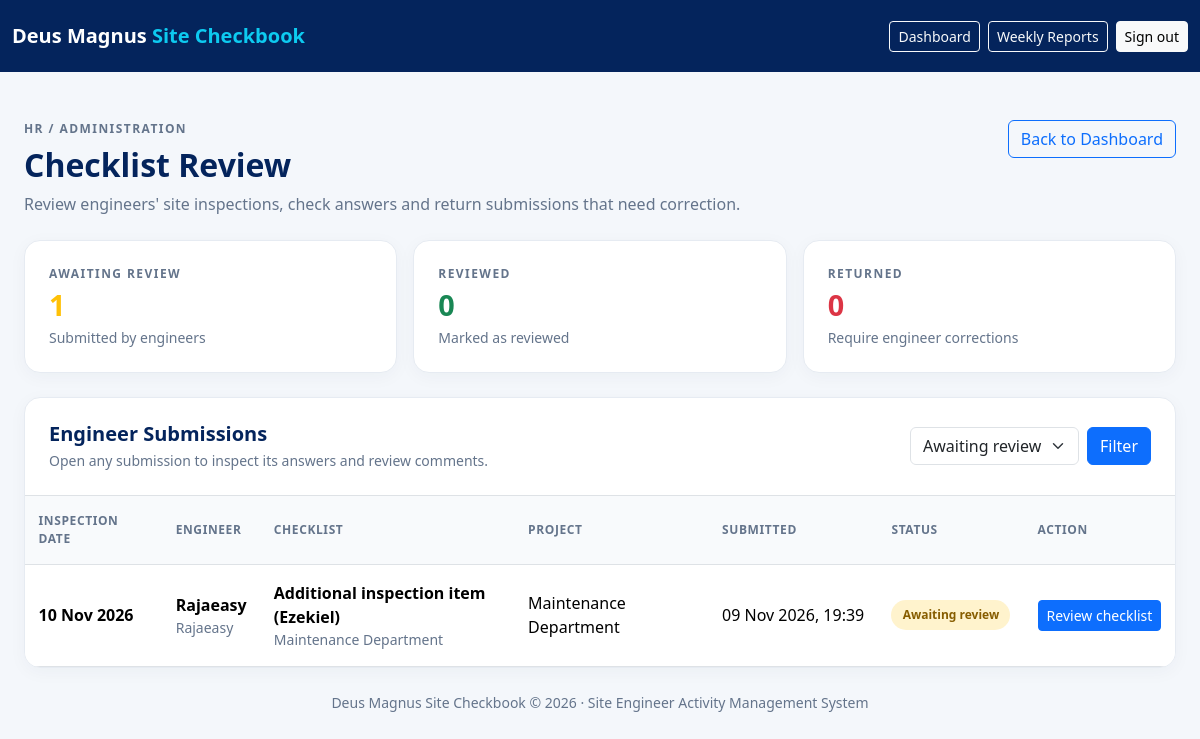
The page /site-checkbook/checklists/review/ (signed in) on the database as committed earlier.
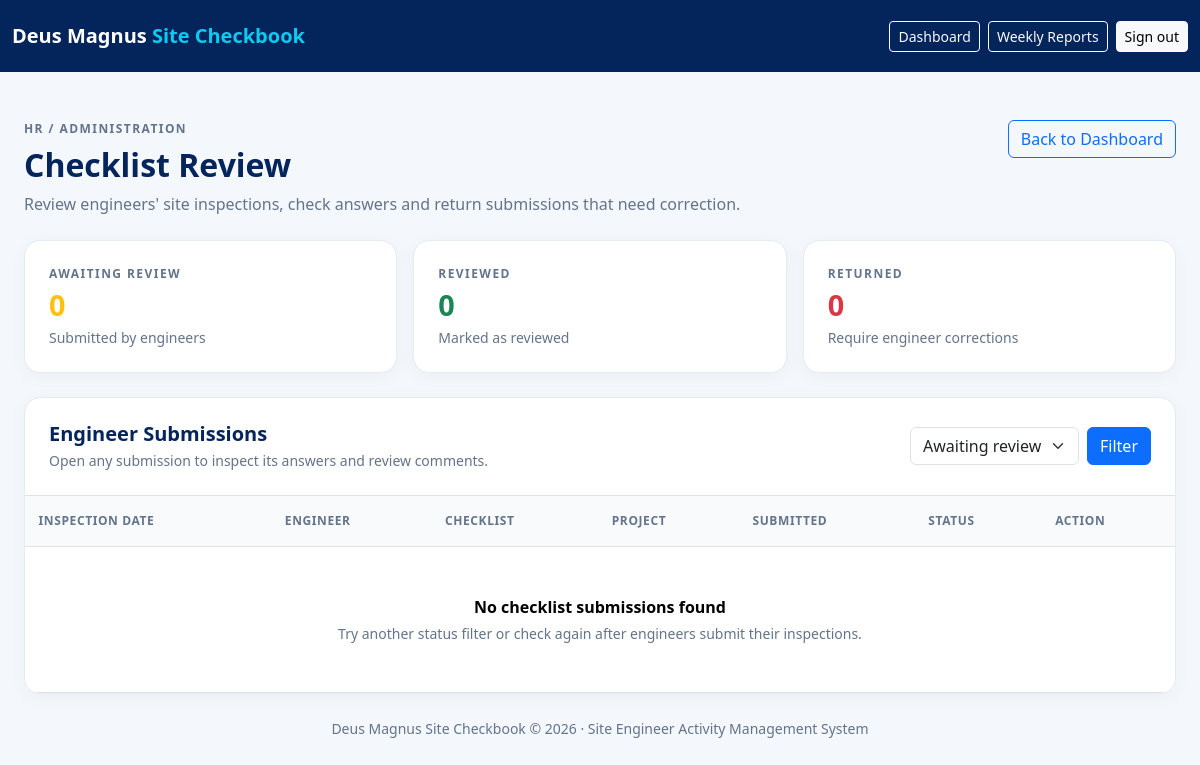
The same page on the database as committed later.
### site_checkbook/models.py (models this page shows, shortened)
class ChecklistSubmission(models.Model):
    STATUS_CHOICES = [
        ("submitted", "Submitted"),
        ("reviewed", "Reviewed"),
        ("returned", "Returned for Correction"),
    ]
    checklist = models.ForeignKey(
        Checklist,
        on_delete=models.PROTECT,
        related_name="submissions",
    )
    engineer = models.ForeignKey(
        settings.AUTH_USER_MODEL,
        on_delete=models.PROTECT,
        related_name="checklist_submissions",
    )
    project = models.ForeignKey(
        Project,
        on_delete=models.PROTECT,
        related_name="checklist_submissions",
    )
    inspection_date = models.DateField()
    status = models.CharField(
        max_length=20,
        choices=STATUS_CHOICES,
        default="submitted",
    )
    inspection_date = models.DateField()
    current_location = models.CharField(
        max_length=255,
        blank=True,
        help_text="Enter the exact location where the inspection is taking place."
    )
    submitted_at = models.DateTimeField(auto_now_add=True)
    reviewed_at = models.DateTimeField(null=True, blank=True)
    review_comments = models.TextField(blank=True)
    class Meta:
        ordering = ["-submitted_at"]

class Checklist(models.Model):
    department = models.ForeignKey(
        Department,
        on_delete=models.PROTECT,
        related_name="checklists",
    )
    title = models.CharField(max_length=200)
    description = models.TextField(blank=True)
    is_active = models.BooleanField(default=True)
    created_at = models.DateTimeField(auto_now_add=True)
    class Meta:
        ordering = ["department__name", "title"]

class Department(models.Model):
    name = models.CharField(max_length=150, unique=True)
    description = models.TextField(blank=True)
    is_active = models.BooleanField(default=True)
    created_at = models.DateTimeField(auto_now_add=True)
    class Meta:
        ordering = ["name"]

class Project(models.Model):
    name = models.CharField(max_length=200)
    project_code = models.CharField(max_length=50, unique=True)
    client = models.CharField(max_length=200, blank=True)
    site_location = models.CharField(max_length=255)
    description = models.TextField(blank=True)
    engineers = models.ManyToManyField(
        settings.AUTH_USER_MODEL,
        related_name="checkbook_projects",
        blank=True,
    )
    is_active = models.BooleanField(default=True)
    created_at = models.DateTimeField(auto_now_add=True)
    class Meta:
        ordering = ["name"]

### site_checkbook/views.py (the view)
@login_required
def checklist_review_queue(request):
    if not is_hr_reviewer(request.user):
        messages.error(
            request,
            "You do not have permission to review inspection checklists."
        )
        return redirect("site_checkbook:dashboard")
    submissions = (
        ChecklistSubmission.objects
        .select_related(
            "checklist",
            "engineer",
            "project",
        )
        .order_by("-submitted_at", "-inspection_date", "-pk")
    )
    status_filter = request.GET.get("status", "submitted")
    valid_statuses = {"submitted", "reviewed", "returned", "all"}
    if status_filter not in valid_statuses:
        status_filter = "submitted"
    if status_filter != "all":
        submissions = submissions.filter(status=status_filter)
    context = {
        "submissions": submissions,
        "status_filter": status_filter,
        "pending_count": ChecklistSubmission.objects.filter(
            status="submitted"
        ).count(),
        "reviewed_count": ChecklistSubmission.objects.filter(
            status="reviewed"
        ).count(),
        "returned_count": ChecklistSubmission.objects.filter(
            status="returned"
        ).count(),
    }
    return render(
        request,
        "site_checkbook/checklist_review_queue.html",
        context,
    )

### site_checkbook/views.py (called while the page is built)
def is_hr_reviewer(user):
    return (
        user.is_authenticated
        and (
            user.is_superuser
            or user.groups.filter(name__in=["HR", "Supervisors"]).exists()
        )
    )

### templates/site_checkbook/checklist_review_queue.html (shortened to what this page needs)
<!DOCTYPE html>
<html lang="en">
<head>
    <link href="https://cdn.jsdelivr.net/npm/bootstrap@5.3.3/dist/css/bootstrap.min.css" rel="stylesheet">
</head>
<body>
<nav class="navbar navbar-expand-lg navbar-dark topbar">
    <div class="container-fluid page-wrap py-2">
        <a class="navbar-brand fw-bold" href="{% url 'site_checkbook:dashboard' %}">
            Deus Magnus <span class="text-info">Site Checkbook</span>
        </a>
        <div class="d-flex flex-wrap gap-2">
            <a class="btn btn-sm btn-outline-light" href="{% url 'site_checkbook:dashboard' %}">Dashboard</a>
            <a class="btn btn-sm btn-outline-light" href="{% url 'site_checkbook:review_queue' %}">Weekly Reports</a>
            <form method="post" action="{% url 'site_checkbook:logout' %}">
                <button type="submit" class="btn btn-sm btn-light">Sign out</button>
            </form>
        </div>
    </div>
</nav>
<main class="container-fluid page-wrap px-3 px-lg-4 py-4 py-lg-5">
    <div class="d-flex flex-wrap justify-content-between align-items-start gap-3 mb-4">
        <div>
            <div class="eyebrow mb-2">HR / Administration</div>
            <h1 class="h2 fw-bold mb-2">Checklist Review</h1>
            <p class="muted mb-0">Review engineers' site inspections, check answers and return submissions that need correction.</p>
        </div>
        <a href="{% url 'site_checkbook:dashboard' %}" class="btn btn-outline-primary">Back to Dashboard</a>
    </div>
    <div class="row g-3 mb-4">
        <div class="col-sm-6 col-xl-4">
            <div class="panel p-4 h-100">
                <div class="eyebrow">Awaiting review</div>
                <div class="stat-number text-warning">{{ pending_count }}</div>
                <div class="small muted">Submitted by engineers</div>
            </div>
        </div>
        <div class="col-sm-6 col-xl-4">
            <div class="panel p-4 h-100">
                <div class="eyebrow">Reviewed</div>
                <div class="stat-number text-success">{{ reviewed_count }}</div>
                <div class="small muted">Marked as reviewed</div>
            </div>
        </div>
        <div class="col-sm-6 col-xl-4">
            <div class="panel p-4 h-100">
                <div class="eyebrow">Returned</div>
                <div class="stat-number text-danger">{{ returned_count }}</div>
                <div class="small muted">Require engineer corrections</div>
            </div>
        </div>
    </div>
    <section class="panel overflow-hidden">
        <div class="p-3 p-lg-4 border-bottom d-flex flex-wrap justify-content-between align-items-center gap-3">
            <div>
                <h2 class="h5 fw-bold mb-1">Engineer Submissions</h2>
                <p class="small muted mb-0">Open any submission to inspect its answers and review comments.</p>
            </div>
            <form method="get" class="d-flex gap-2">
                <select class="form-select" name="status" aria-label="Filter by status">
                    <option value="submitted" {% if status_filter == "submitted" %}selected{% endif %}>Awaiting review</option>
                </select>
                <button class="btn btn-primary" type="submit">Filter</button>
            </form>
        </div>
        <div class="table-responsive">
            <table class="table table-hover mb-0">
                <thead>
                    <tr>
                        <th>Inspection date</th>
                        <th>Engineer</th>
                        <th>Checklist</th>
                        <th>Project</th>
                        <th>Submitted</th>
                        <th>Status</th>
                        <th>Action</th>
                    </tr>
                </thead>
                <tbody>
                    {% for submission in submissions %}
                        <tr>
                            <td class="text-nowrap fw-semibold">{{ submission.inspection_date|date:"d M Y" }}</td>
                            <td>
                                <div class="fw-semibold">{{ submission.engineer.get_full_name|default:submission.engineer.username }}</div>
                                <div class="small muted">{{ submission.engineer.username }}</div>
                            </td>
                            <td>
                                <div class="fw-semibold">{{ submission.checklist.title }}</div>
                                <div class="small muted">{{ submission.checklist.department.name }}</div>
                            </td>
                            <td>{{ submission.project.name }}</td>
                            <td class="text-nowrap">
                                {% if submission.submitted_at %}
                                    {{ submission.submitted_at|date:"d M Y, H:i" }}
                                {% else %}
                                    —
                                {% endif %}
                            </td>
                            <td>
                                {% if submission.status == "submitted" %}
                                    <span class="status-pill status-submitted">Awaiting review</span>
                                {% elif submission.status == "reviewed" %}
                                    <span class="status-pill status-reviewed">Reviewed</span>
                                {% elif submission.status == "returned" %}
                                    <span class="status-pill status-returned">Returned</span>
                                {% else %}
                                    <span class="badge text-bg-secondary">{{ submission.status|title }}</span>
                                {% endif %}
                            </td>
                            <td>
                                <a class="btn btn-sm btn-primary text-nowrap"
                                   href="{% url 'site_checkbook:checklist_review_detail' submission.pk %}">
                                    Review checklist
                                </a>
                            </td>
                        </tr>
                    {% empty %}
                        <tr>
                            <td colspan="7" class="text-center py-5">
                                <div class="fw-bold mb-1">No checklist submissions found</div>
                                <div class="small muted">Try another status filter or check again after engineers submit their inspections.</div>
                            </td>
                        </tr>
                    {% endfor %}
                </tbody>
            </table>
        </div>
    </section>
    <footer class="text-center small muted py-4">
        Deus Magnus Site Checkbook &copy; {% now "Y" %} · Site Engineer Activity Management System
    </footer>
</main>
</body>
</html>

### templates/site_checkbook/checklist_review_queue.html (style rules this page uses)
body { background: #f4f7fb; color: #04245c; }
.topbar { background: #04245c; }
.page-wrap { max-width: 1500px; margin: auto; }
.panel { background: #fff; border: 1px solid #e6ebf2; border-radius: 16px; box-shadow: 0 4px 18px rgba(20,43,74,.04); }
.eyebrow { color: #64748b; font-size: .75rem; font-weight: 800; letter-spacing: .12em; text-transform: uppercase; }
.stat-number { font-size: 1.8rem; font-weight: 800; }
.table > :not(caption) > * > * { padding: 1rem .85rem; vertical-align: middle; }
.muted { color: #64748b; }
.table thead th { background: #f8fafc; color: #64748b; font-size: .75rem; text-transform: uppercase; letter-spacing: .05em; }

Rows that differ between the two databases and show on the page:
removed ChecklistSubmission: inspection_date "10 Nov 2026", engineer.get_full_name "Rajaeasy", engineer.username "Rajaeasy", checklist "Additional inspection item (Ezekiel)", checklist.department.name "Maintenance Department", project.name "Maintenance Department", submitted_at "09 Nov 2026, 19:39", status "Awaiting review"
Other text that changed with them:
{{ pending_count }}: "1" → "0"
text now shown: "No checklist submissions found Try another status filter or check again after engineers submit their inspections."
